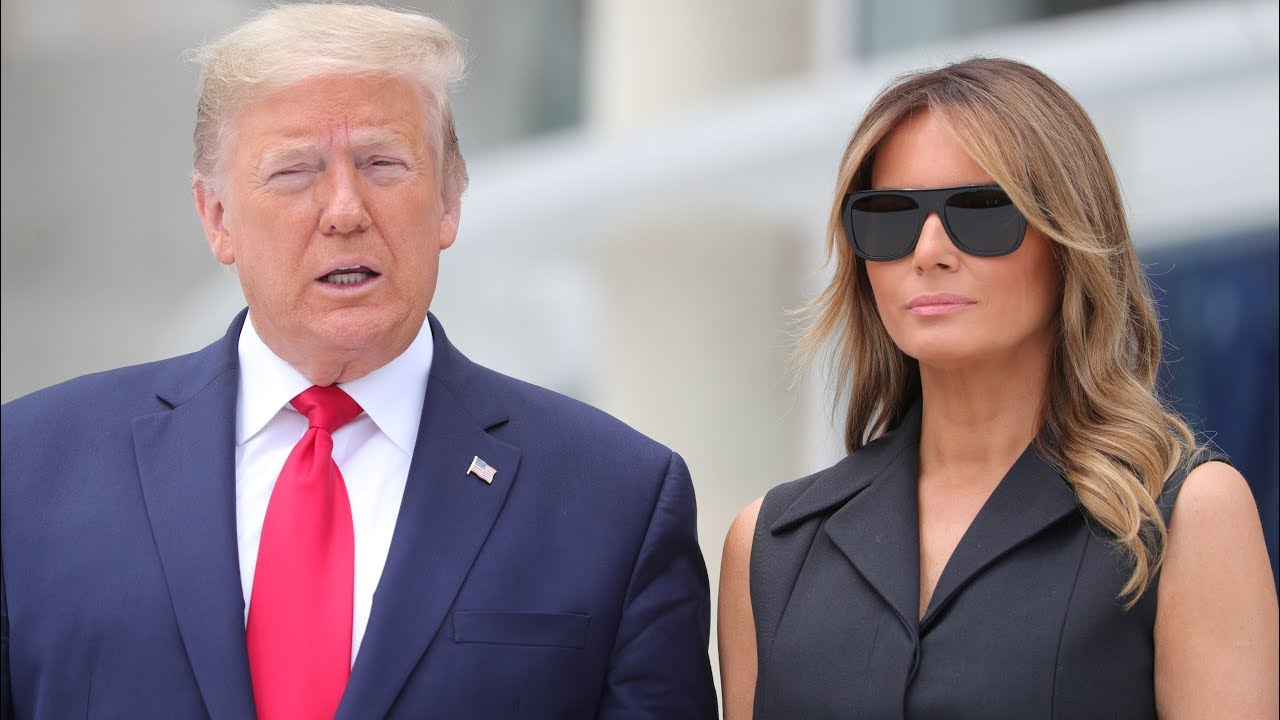
#> input picture Donald_Melania.jpg, 1280 x 720 px
$ python Face_Detector_IMG.py
#> lines starting #> are read from the running program, lines starting #| are printed output that depends on the picture; after the words box and inside, x2 and y2 are one past the last pixel; in counts of white or black regions, pixels touching at a corner belong together
import cv2
#from random import randrange

# load some pre-trained data on face frontals from opencv
trained_face_data = cv2.CascadeClassifier('haarcascade_frontalface_default.xml')

# Choose an image to detect faces in
img = cv2.imread('Donald_Melania.jpg')
#> img is the input picture: shape (720, 1280, 3); mean B, G, R 135.6, 128, 144.1

# Convert to grayscale
grayscale_img = cv2.cvtColor(img, cv2.COLOR_BGR2GRAY)
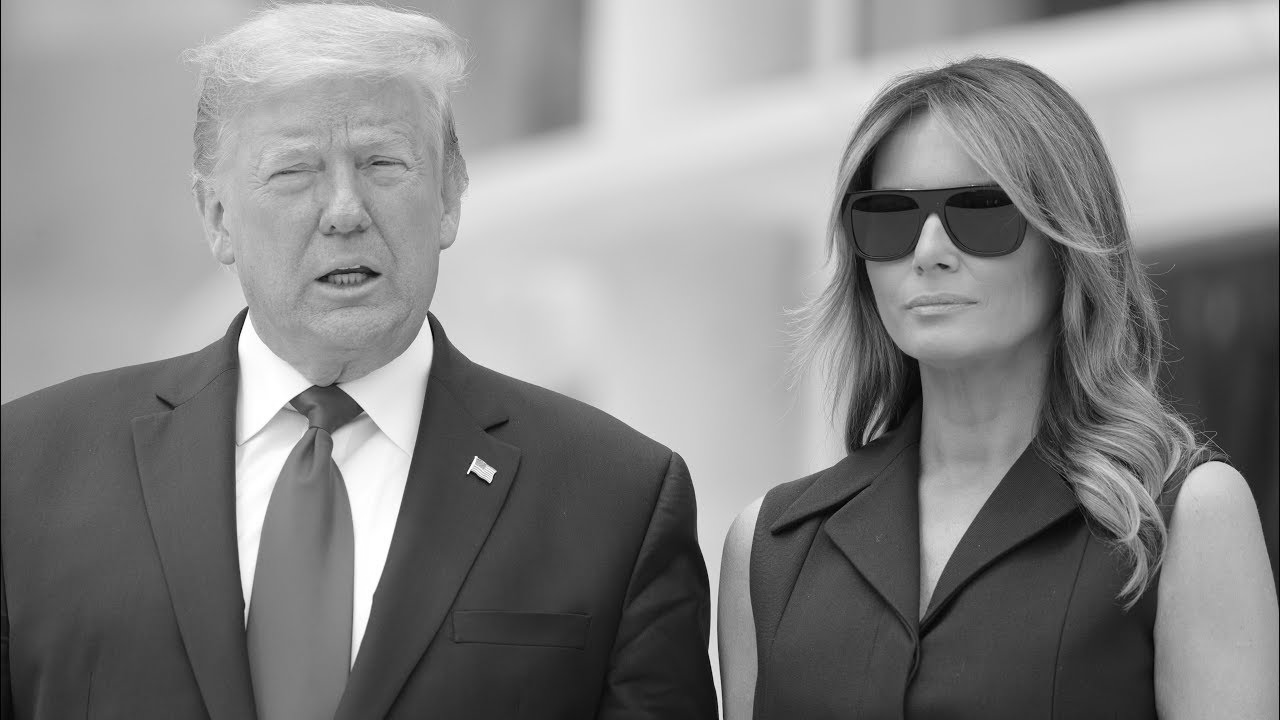
#> grayscale_img: shape (720, 1280); min 0, max 255, mean 133.7

# Detect faces
face_coordinates = trained_face_data.detectMultiScale(grayscale_img)
#> face_coordinates = [[224, 78, 240, 240], [818, 128, 234, 234]]

#print(face_coordinates)

# Draw rectangles around the faces
for (x, y, w, h) in face_coordinates:
    cv2.rectangle(img, (x,y), (x+w, y+h), (0, 255, 0), 2)
#> this loop made 2 passes
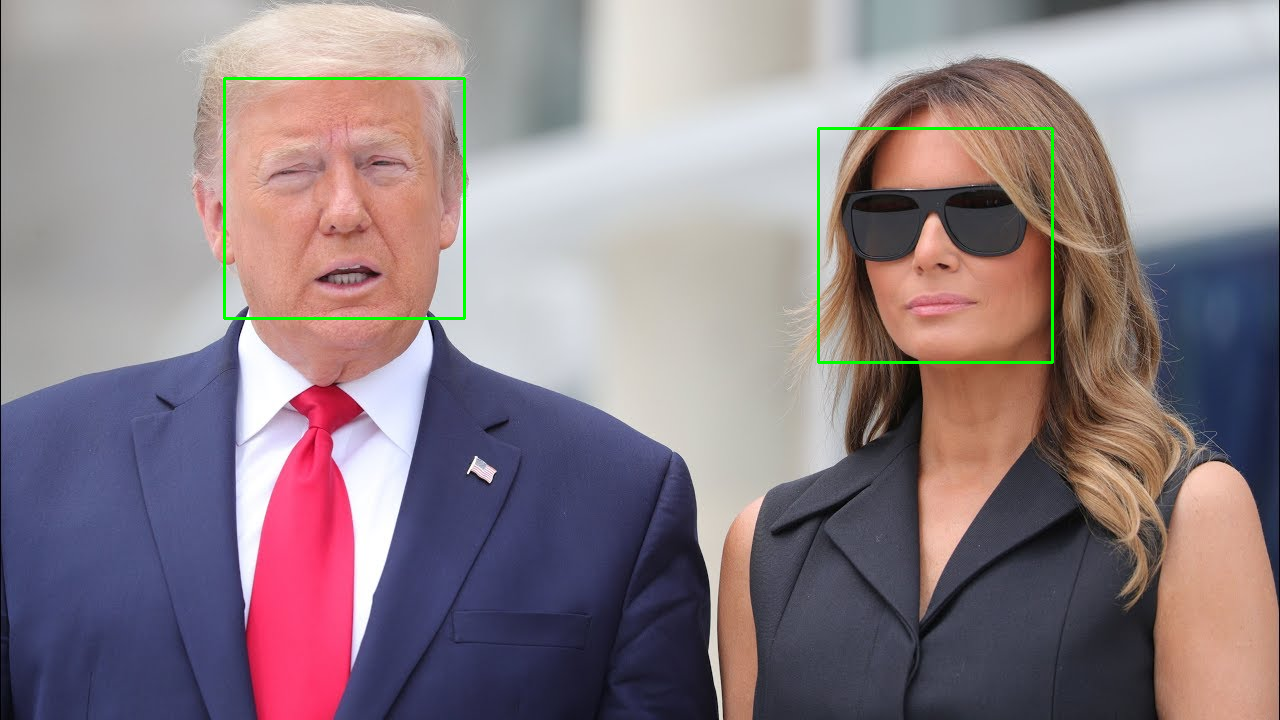
#> img: shape (720, 1280, 3); 0.62% of pixels changed, all inside (x1, y1, x2, y2) = (223, 77, 1054, 364)

# Display the image with the faces spotted
cv2.imshow('Donald and Melania Trump', img)

# wait here in the code and listen for a key press
cv2.waitKey()

$ run again, with RDJ.jpg copied over Donald_Melania.jpg
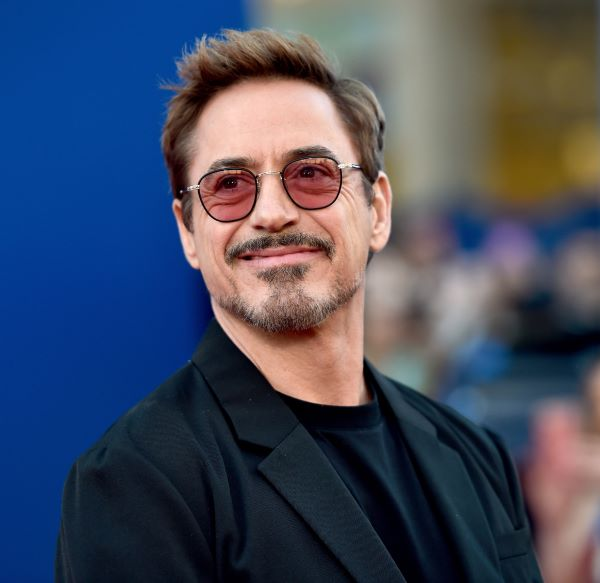
#> input picture RDJ.jpg, 600 x 583 px
#> img is the input picture: shape (583, 600, 3); mean B, G, R 96.1, 76.5, 68.9
#> `grayscale_img = cv2.cvtColor(img, cv2.COLOR_BGR2GRAY)`:
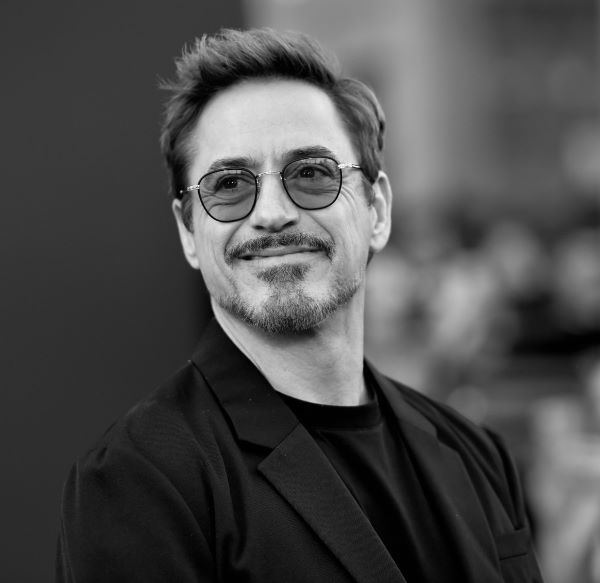
#> grayscale_img: shape (583, 600); min 0, max 253, mean 76.4
#> face_coordinates = [[141, 78, 265, 265]]
#> the loop `for (x, y, w, h) in face_coordinates:` made 1 pass
#> after the loop `for (x, y, w, h) in face_coordinates:`:
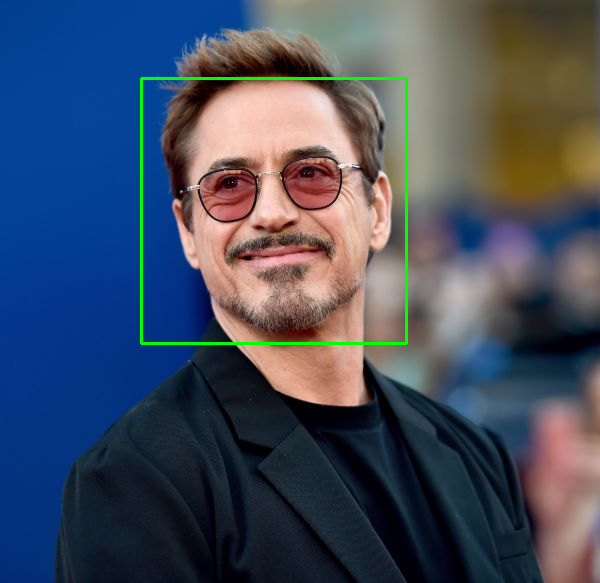
#> img: shape (583, 600, 3); 0.91% of pixels changed, all inside (x1, y1, x2, y2) = (140, 77, 408, 345)
